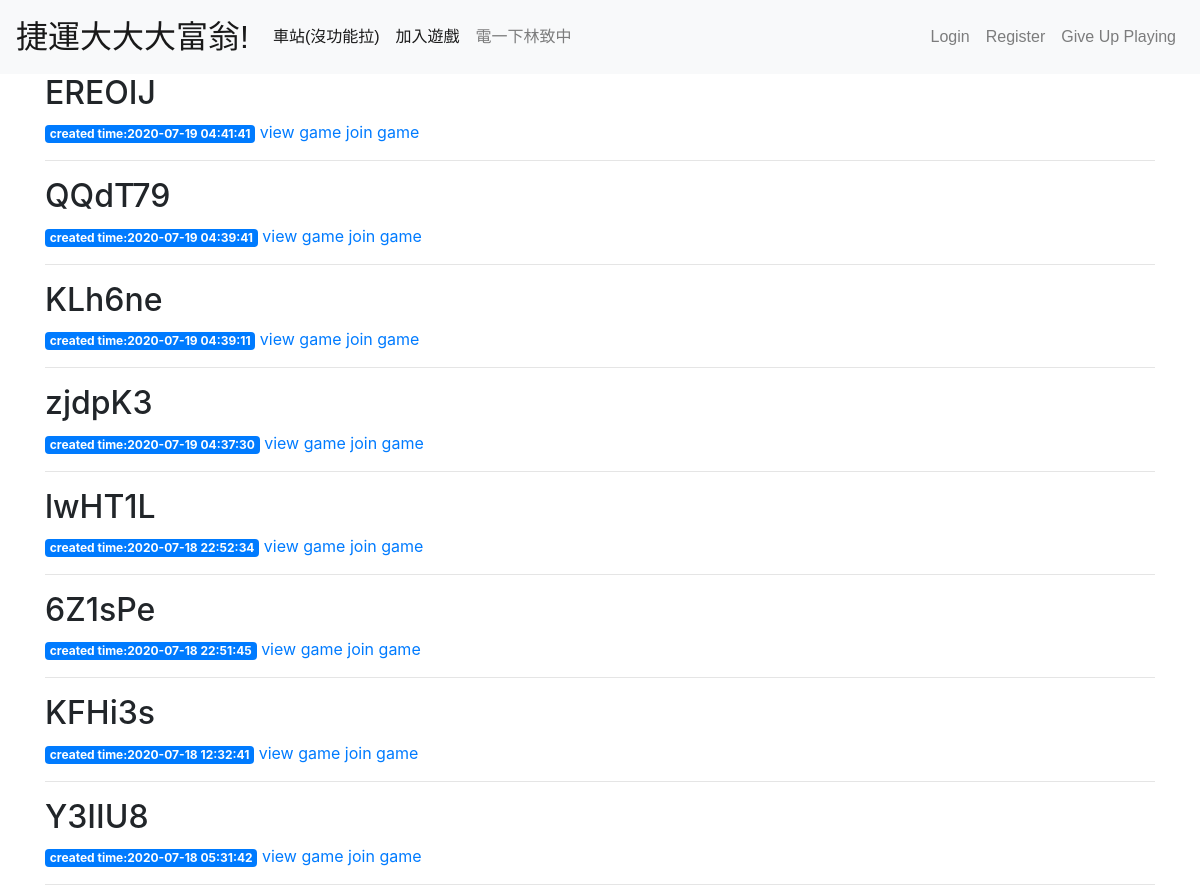
Before: /games (upper part) with the older database file.
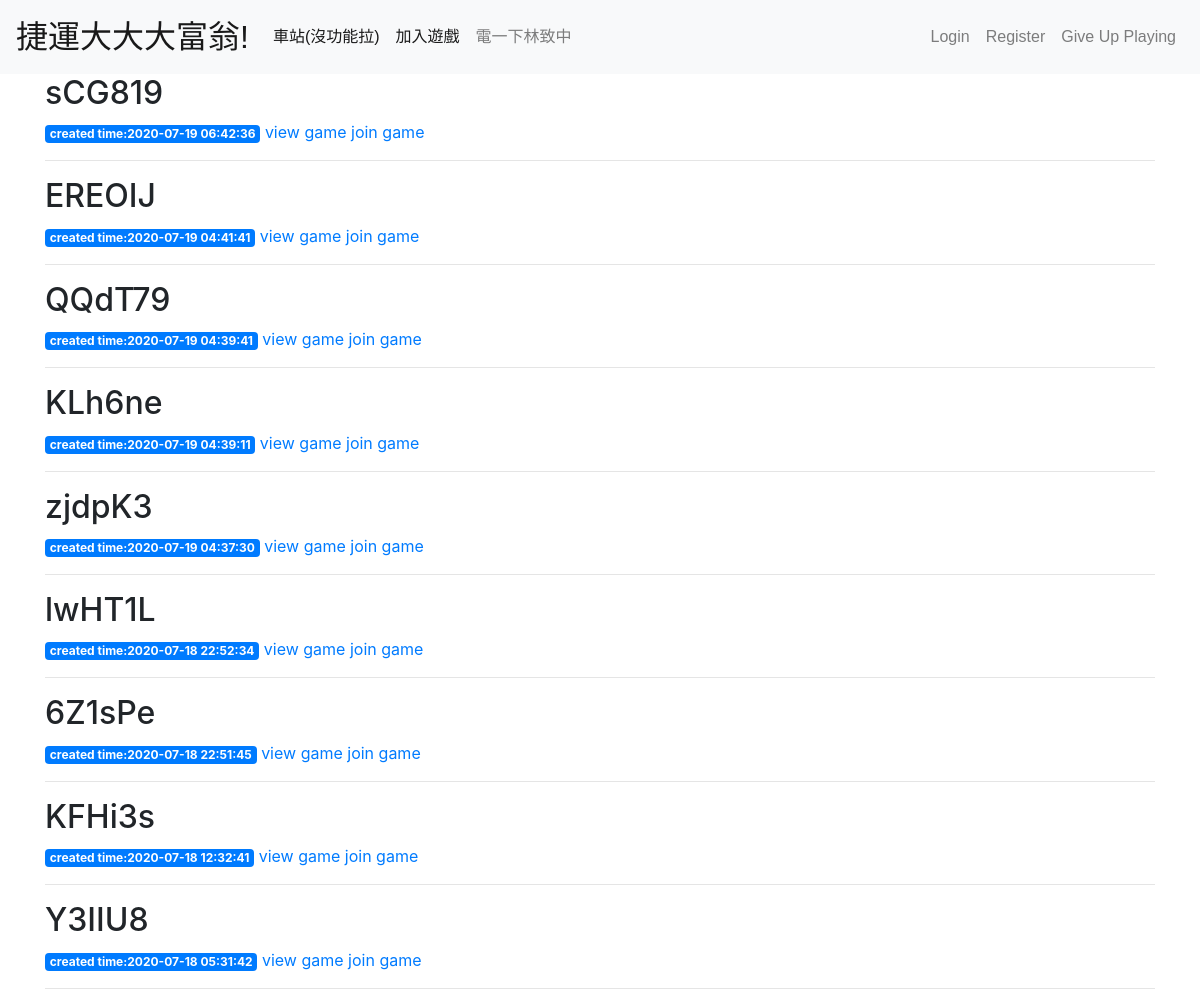
After: the same page with the newer database file.
### tables this page shows
CREATE TABLE games(
	id TEXT PRIMARY KEY,
	created_timestamp DATETIME DEFAULT CURRENT_TIMESTAMP,
	started_timestamp DATETIME,
	status TEXT,
	players_amount INTEGER
	
);

### app.py (the view)
@app.route('/games')
def showgames():
    games=Game.getAllGames()
    return render_template('games.html',games=games)

### scripts/db_conn.py (called while the page is built)
def get_db_connection(db_filename):
    path=os.path.join(os.sep.join(__file__.split(os.sep)[:-2]),'data\\'+db_filename)#加上.splite3的路徑(\data\stations.sqlite)
    print('path=',path)
    conn=sqlite3.connect(path)
    conn.row_factory=sqlite3.Row
    return conn

### scripts/game.py (called while the page is built)
    @staticmethod
    def getAllGames():
        conn=get_db_connection(GAMES_DB_NAME)
        gameids=conn.execute('SELECT id FROM games ORDER BY created_timestamp DESC').fetchall()
        conn.close()
        return [Game(gameid[0]) for gameid in gameids]

    @staticmethod
    def getAllplayers(gameid):
        conn=get_db_connection(GAMES_DB_NAME)
        playerids=conn.execute(f'SELECT id FROM players WHERE gameid="{gameid}"').fetchall()
        conn.close()
        return [Player(playerid[0]) for playerid in playerids]

### templates/games.html (shortened to what this page needs)
{% extends 'base.html' %}
{% block content %}
    {% for game in games %}
        <div>
            <h2>{{game.gameid}}</h2>
            <span class="badge badge-primary">created time:{{game.created_timestamp}}</span>
            <span><a href="{{ url_for('showgame', gameid=game.gameid) }}">view game</a></span>
            <span><a href="{{url_for('joingame', gameid=game.gameid)}}">join game</a></span>
        </div>
        <hr>
    {% endfor %}
{% endblock %}

### templates/base.html (shortened to what this page needs)
<!doctype html>
<html lang="en">
  <head>
    <link rel="stylesheet" href="https://stackpath.bootstrapcdn.com/bootstrap/4.3.1/css/bootstrap.min.css">
  </head>
  <body>
    <nav class="navbar navbar-expand-md navbar-light bg-light">
        <a class="navbar-brand nav-title" href="{{ url_for('home')}}">捷運大大大富翁!</a>
        <div class="collapse navbar-collapse" id="navbarNav">
            <ul class="nav navbar-nav mr-auto">
                <li class="nav-item active">
                    <a class="nav-link" href="#">車站(沒功能拉)</a>
                </li>
                <li class="nav-item active">
                    <a class="nav-link" href="{{url_for('showgames')}}">加入遊戲</a>
                </li>
                <li class="nav-item active">
                    <form action="{{url_for('johnnysucks')}}"  method="POST">
                        <a class="nav-link" href="#" onclick="this.parentNode.submit();">電一下林致中</a>
                    </form>
                </li>
            </ul>
            <ul class="nav navbar-nav ml-auto">
                <li>
                    <a class="nav-link" href="#">Login</a>
                </li>
                <li>
                    <a class="nav-link" href="#">Register</a>
                </li>
                <li>
                    <a class="nav-link" href="#">Give Up Playing</a>
                </li>
            </ul>
        </div>
    </nav>
    <div class="container">
        {% block content %} {% endblock %}
    </div>
  </body>
</html>

### templates/base.html (style rules this page uses)
.navbar { font-family: 'Noto Sans TC', sans-serif; }
.nav-title { font-size: 2em; }

Changed rows visible on the page:
added games: gameid "sCG819", created_timestamp "2020-07-19 06:42:36"
